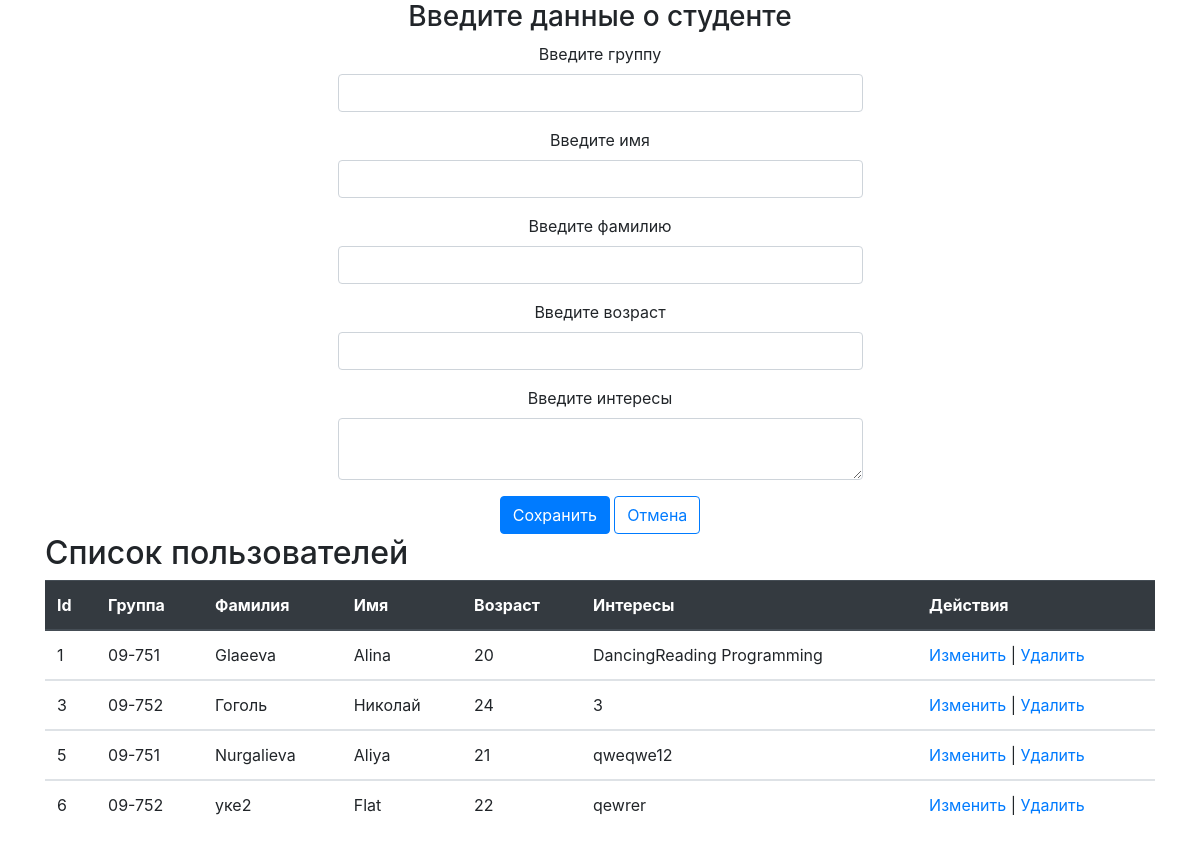
The page /students/ on the database its author committed.
### firstapp/models.py (models this page shows, shortened)
class Students(models.Model):
    group = models.CharField(max_length=10)
    lastname = models.CharField(max_length=50)
    name = models.CharField(max_length=50)
    age = models.IntegerField()
    interests = models.TextField()

### firstapp/views.py (the view)
# urls.py: path('students/', views.indexStudents, name='indexStudents'),
def indexStudents(request):
    students = Students.objects.all()
    return render(request, "firstapp/indexStudents.html", {"students": students})

### firstapp/templates/firstapp/indexStudents.html (shortened to what this page needs)
<!DOCTYPE html>
<html>
<head>
    <link rel="stylesheet" href="https://stackpath.bootstrapcdn.com/bootstrap/4.3.1/css/bootstrap.min.css"
>
</head>
<body class="container">
<div id="container" class="container">
    <div class="row">
        <div class="col-sm-6 offset-sm-3 text-center">
            <h3 class="display-5">Введите данные о студенте</h3>
            <div class="info-form">
                <form method="POST" action="create/">
                    <div class="form-group">
                        <label >Введите группу</label><br>
                        <input type="text" class="form-control" name="group"/>
                    </div>
                     <div class="form-group">
                        <label>Введите имя</label><br>
                        <input class="form-control" type="text" name="name"/>
                    </div>
                     <div class="form-group">
                        <label>Введите фамилию</label><br>
                        <input class="form-control" type="text" name="lastname"/>
                    </div>
                     <div class="form-group">
                        <label>Введите возраст</label><br>
                        <input  class="form-control" type="number" name="age"/>
                   </div>
                     <div class="form-group">
                        <label>Введите интересы</label><br>
                        <textarea class="form-control" name="interests"></textarea>
                   </div>
                    <input type="submit"  class="btn btn-primary" value="Сохранить">
                     <input type="reset" class="btn btn-outline-primary" value="Отмена">
                </form>
            </div>
        </div>
    </div>
</div>
{% if students.count > 0 %}
<h2>Список пользователей</h2>
<table class="table">
    <thead class="thead-dark">
    <th>Id</th>
    <th>Группа</th>
    <th>Фамилия</th>
    <th>Имя</th>
    <th>Возраст</th>
    <th>Интересы</th>
    <th>Действия</th>
    </thead>
    {% for student in students %}
    <tbody>
    <tr>
        <td>{{ student.id }}</td>
        <td>{{ student.group }}</td>
        <td>{{ student.lastname }}</td>
        <td>{{ student.name }}</td>
        <td>{{ student.age }}</td>
        <td>{{ student.interests }}</td>
        <td><a href="edit/{{student.id}}">Изменить</a> | <a href="delete/{{student.id}}">Удалить</a></td>
    </tr>
     </tbody>
    {% endfor %}
</table>
{% endif %}
</body>
</html>

### rows shown on the page
Students: id "1", group "09-751", lastname "Glaeeva", name "Alina", age "20", interests "DancingReading Programming"
Students: id "3", group "09-752", lastname "Гоголь", name "Николай", age "24", interests "3"
Students: id "5", group "09-751", lastname "Nurgalieva", name "Aliya", age "21", interests "qweqwe12"
Students: id "6", group "09-752", lastname "уке2", name "Flat", age "22", interests "qewrer"
